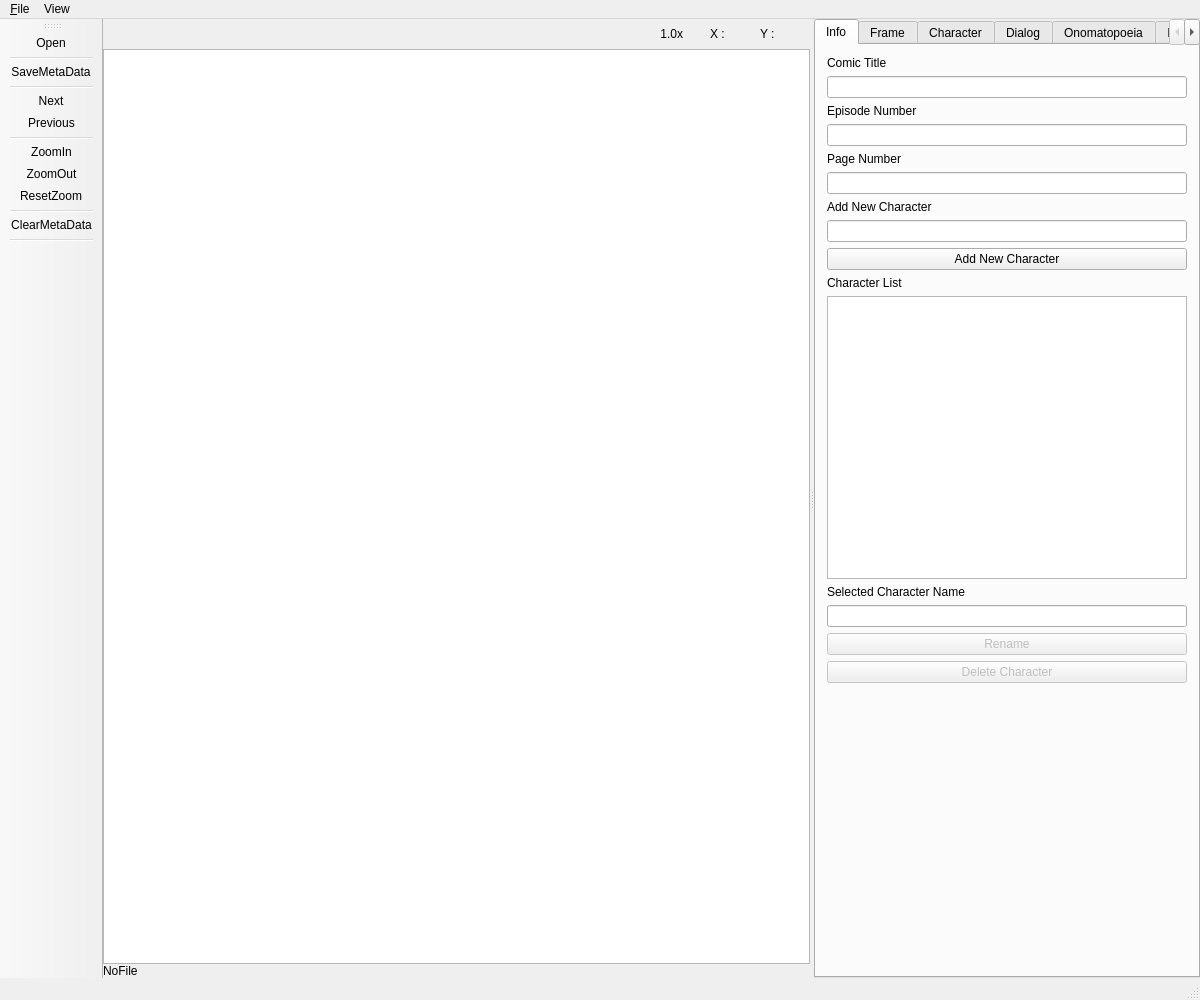
<?xml version="1.0" encoding="UTF-8"?>
<ui version="4.0">
 <class>MainWindow</class>
 <widget class="QMainWindow" name="MainWindow">
  <property name="enabled">
   <bool>true</bool>
  </property>
  <property name="geometry">
   <rect>
    <x>0</x>
    <y>0</y>
    <width>1200</width>
    <height>1000</height>
   </rect>
  </property>
  <property name="windowTitle">
   <string>MainWindow</string>
  </property>
  <widget class="QWidget" name="centralWidget">
   <layout class="QVBoxLayout" name="verticalLayout_2">
    <property name="spacing">
     <number>0</number>
    </property>
    <property name="leftMargin">
     <number>0</number>
    </property>
    <property name="topMargin">
     <number>0</number>
    </property>
    <property name="rightMargin">
     <number>0</number>
    </property>
    <property name="bottomMargin">
     <number>0</number>
    </property>
    <item>
     <widget class="QSplitter" name="splitter">
      <property name="orientation">
       <enum>Qt::Horizontal</enum>
      </property>
      <widget class="QWidget" name="graphicsArea" native="true">
       <layout class="QVBoxLayout" name="verticalLayout">
        <property name="spacing">
         <number>0</number>
        </property>
        <property name="leftMargin">
         <number>0</number>
        </property>
        <property name="topMargin">
         <number>0</number>
        </property>
        <property name="rightMargin">
         <number>0</number>
        </property>
        <property name="bottomMargin">
         <number>0</number>
        </property>
        <item>
         <layout class="QHBoxLayout" name="header">
          <property name="spacing">
           <number>0</number>
          </property>
          <property name="topMargin">
           <number>0</number>
          </property>
          <item>
           <spacer name="horizontalSpacer">
            <property name="orientation">
             <enum>Qt::Horizontal</enum>
            </property>
            <property name="sizeType">
             <enum>QSizePolicy::Expanding</enum>
            </property>
            <property name="sizeHint" stdset="0">
             <size>
              <width>300</width>
              <height>20</height>
             </size>
            </property>
           </spacer>
          </item>
          <item>
           <widget class="QLabel" name="label_ZoomIcon">
            <property name="sizePolicy">
             <sizepolicy hsizetype="Fixed" vsizetype="Fixed">
              <horstretch>0</horstretch>
              <verstretch>0</verstretch>
             </sizepolicy>
            </property>
            <property name="minimumSize">
             <size>
              <width>30</width>
              <height>30</height>
             </size>
            </property>
            <property name="maximumSize">
             <size>
              <width>30</width>
              <height>30</height>
             </size>
            </property>
            <property name="text">
             <string/>
            </property>
            <property name="pixmap">
             <pixmap resource="Icon.qrc">:/icons/icon/Glass.png</pixmap>
            </property>
            <property name="scaledContents">
             <bool>true</bool>
            </property>
           </widget>
          </item>
          <item>
           <widget class="QLabel" name="label_ZoomRatio">
            <property name="sizePolicy">
             <sizepolicy hsizetype="Fixed" vsizetype="Preferred">
              <horstretch>0</horstretch>
              <verstretch>0</verstretch>
             </sizepolicy>
            </property>
            <property name="minimumSize">
             <size>
              <width>60</width>
              <height>0</height>
             </size>
            </property>
            <property name="text">
             <string>1.0x</string>
            </property>
            <property name="alignment">
             <set>Qt::AlignRight|Qt::AlignTrailing|Qt::AlignVCenter</set>
            </property>
           </widget>
          </item>
          <item>
           <spacer name="horizontalSpacer_2">
            <property name="orientation">
             <enum>Qt::Horizontal</enum>
            </property>
            <property name="sizeType">
             <enum>QSizePolicy::Fixed</enum>
            </property>
            <property name="sizeHint" stdset="0">
             <size>
              <width>20</width>
              <height>20</height>
             </size>
            </property>
           </spacer>
          </item>
          <item>
           <widget class="QLabel" name="label_MouseIcon">
            <property name="sizePolicy">
             <sizepolicy hsizetype="Fixed" vsizetype="Fixed">
              <horstretch>0</horstretch>
              <verstretch>0</verstretch>
             </sizepolicy>
            </property>
            <property name="maximumSize">
             <size>
              <width>30</width>
              <height>30</height>
             </size>
            </property>
            <property name="text">
             <string/>
            </property>
            <property name="pixmap">
             <pixmap resource="Icon.qrc">:/icons/icon/Mouse.png</pixmap>
            </property>
            <property name="scaledContents">
             <bool>true</bool>
            </property>
           </widget>
          </item>
          <item>
           <widget class="QLabel" name="label_MouseX">
            <property name="sizePolicy">
             <sizepolicy hsizetype="Fixed" vsizetype="Preferred">
              <horstretch>0</horstretch>
              <verstretch>0</verstretch>
             </sizepolicy>
            </property>
            <property name="minimumSize">
             <size>
              <width>50</width>
              <height>0</height>
             </size>
            </property>
            <property name="text">
             <string>X :</string>
            </property>
           </widget>
          </item>
          <item>
           <widget class="QLabel" name="label_MouseY">
            <property name="sizePolicy">
             <sizepolicy hsizetype="Fixed" vsizetype="Preferred">
              <horstretch>0</horstretch>
              <verstretch>0</verstretch>
             </sizepolicy>
            </property>
            <property name="minimumSize">
             <size>
              <width>50</width>
              <height>0</height>
             </size>
            </property>
            <property name="text">
             <string>Y : </string>
            </property>
           </widget>
          </item>
         </layout>
        </item>
        <item>
         <widget class="FunctionalGraphicsView" name="graphicsView">
          <property name="sizePolicy">
           <sizepolicy hsizetype="Expanding" vsizetype="Expanding">
            <horstretch>0</horstretch>
            <verstretch>0</verstretch>
           </sizepolicy>
          </property>
          <property name="minimumSize">
           <size>
            <width>0</width>
            <height>0</height>
           </size>
          </property>
          <property name="transformationAnchor">
           <enum>QGraphicsView::NoAnchor</enum>
          </property>
          <property name="resizeAnchor">
           <enum>QGraphicsView::AnchorUnderMouse</enum>
          </property>
         </widget>
        </item>
        <item>
         <layout class="QHBoxLayout" name="footer">
          <property name="spacing">
           <number>0</number>
          </property>
          <property name="topMargin">
           <number>0</number>
          </property>
          <item>
           <widget class="QLabel" name="label_FileName">
            <property name="text">
             <string>NoFile</string>
            </property>
            <property name="wordWrap">
             <bool>false</bool>
            </property>
            <property name="textInteractionFlags">
             <set>Qt::LinksAccessibleByMouse|Qt::TextSelectableByKeyboard|Qt::TextSelectableByMouse</set>
            </property>
           </widget>
          </item>
         </layout>
        </item>
       </layout>
      </widget>
      <widget class="QTabWidget" name="functionTab">
       <property name="enabled">
        <bool>true</bool>
       </property>
       <property name="sizePolicy">
        <sizepolicy hsizetype="Expanding" vsizetype="Expanding">
         <horstretch>0</horstretch>
         <verstretch>0</verstretch>
        </sizepolicy>
       </property>
       <property name="minimumSize">
        <size>
         <width>0</width>
         <height>0</height>
        </size>
       </property>
       <property name="maximumSize">
        <size>
         <width>1000</width>
         <height>16777215</height>
        </size>
       </property>
       <property name="baseSize">
        <size>
         <width>0</width>
         <height>0</height>
        </size>
       </property>
       <property name="currentIndex">
        <number>0</number>
       </property>
       <widget class="QWidget" name="TABViewer">
        <property name="enabled">
         <bool>true</bool>
        </property>
        <attribute name="title">
         <string>Info</string>
        </attribute>
        <layout class="QVBoxLayout" name="verticalLayout_3">
         <item>
          <widget class="QLabel" name="label_12">
           <property name="text">
            <string>Comic Title</string>
           </property>
          </widget>
         </item>
         <item>
          <widget class="QLineEdit" name="Info_ComicTitle_LineEdit"/>
         </item>
         <item>
          <widget class="QLabel" name="label_13">
           <property name="text">
            <string>Episode Number</string>
           </property>
          </widget>
         </item>
         <item>
          <widget class="QLineEdit" name="Info_EpisodeNumber_LineEdit"/>
         </item>
         <item>
          <widget class="QLabel" name="label_18">
           <property name="text">
            <string>Page Number</string>
           </property>
          </widget>
         </item>
         <item>
          <widget class="QLineEdit" name="Info_PageNumber"/>
         </item>
         <item>
          <widget class="QLabel" name="label_20">
           <property name="text">
            <string>Add New Character</string>
           </property>
          </widget>
         </item>
         <item>
          <widget class="QLineEdit" name="Info_NewCharacterName_LineEdit"/>
         </item>
         <item>
          <widget class="QPushButton" name="AddNewCharacter_PushButton">
           <property name="text">
            <string>Add New Character</string>
           </property>
          </widget>
         </item>
         <item>
          <widget class="QLabel" name="label_19">
           <property name="text">
            <string>Character List</string>
           </property>
          </widget>
         </item>
         <item>
          <widget class="QListWidget" name="Info_CharacterListWidget"/>
         </item>
         <item>
          <widget class="QLabel" name="label_21">
           <property name="text">
            <string>Selected Character Name</string>
           </property>
          </widget>
         </item>
         <item>
          <widget class="QLineEdit" name="Info_SelectedCharacterName"/>
         </item>
         <item>
          <widget class="QPushButton" name="Info_SelectedCharacterRename">
           <property name="enabled">
            <bool>false</bool>
           </property>
           <property name="text">
            <string>Rename</string>
           </property>
          </widget>
         </item>
         <item>
          <widget class="QPushButton" name="Info_SelectedCharacterDelete">
           <property name="enabled">
            <bool>false</bool>
           </property>
           <property name="text">
            <string>Delete Character</string>
           </property>
          </widget>
         </item>
         <item>
          <spacer name="verticalSpacer_2">
           <property name="orientation">
            <enum>Qt::Vertical</enum>
           </property>
           <property name="sizeHint" stdset="0">
            <size>
             <width>20</width>
             <height>40</height>
            </size>
           </property>
          </spacer>
         </item>
        </layout>
       </widget>
       <widget class="QWidget" name="TABFrame">
        <attribute name="title">
         <string>Frame</string>
        </attribute>
        <layout class="QVBoxLayout" name="verticalLayout_4">
         <item>
          <widget class="QPushButton" name="AddFrame_Rect">
           <property name="text">
            <string>Add Frame(Rect)</string>
           </property>
          </widget>
         </item>
         <item>
          <layout class="QHBoxLayout" name="horizontalLayout">
           <item>
            <widget class="QPushButton" name="SetOrder_Frame">
             <property name="text">
              <string>Set Order</string>
             </property>
            </widget>
           </item>
           <item>
            <widget class="QPushButton" name="ShowOrder_Frame">
             <property name="text">
              <string>Show Order</string>
             </property>
            </widget>
           </item>
          </layout>
         </item>
         <item>
          <widget class="QPushButton" name="Select_Frame">
           <property name="text">
            <string>Select Item</string>
           </property>
          </widget>
         </item>
         <item>
          <widget class="QLabel" name="label_7">
           <property name="text">
            <string>Frame List</string>
           </property>
          </widget>
         </item>
         <item>
          <widget class="QListWidget" name="listWidget_Frame">
           <property name="maximumSize">
            <size>
             <width>16777215</width>
             <height>250</height>
            </size>
           </property>
          </widget>
         </item>
         <item>
          <widget class="QPushButton" name="Delete_Frame">
           <property name="enabled">
            <bool>false</bool>
           </property>
           <property name="text">
            <string>Delete</string>
           </property>
          </widget>
         </item>
         <item>
          <widget class="QCheckBox" name="Frame_SceneChange_CheckBox">
           <property name="text">
            <string>Scene Change</string>
           </property>
          </widget>
         </item>
         <item>
          <widget class="QLabel" name="label_22">
           <property name="text">
            <string>MangaPath</string>
           </property>
          </widget>
         </item>
         <item>
          <widget class="QLineEdit" name="Frame_MangaPath">
           <property name="enabled">
            <bool>false</bool>
           </property>
          </widget>
         </item>
         <item>
          <spacer name="verticalSpacer_3">
           <property name="orientation">
            <enum>Qt::Vertical</enum>
           </property>
           <property name="sizeHint" stdset="0">
            <size>
             <width>20</width>
             <height>40</height>
            </size>
           </property>
          </spacer>
         </item>
        </layout>
       </widget>
       <widget class="QWidget" name="TABCharacter">
        <attribute name="title">
         <string>Character</string>
        </attribute>
        <layout class="QVBoxLayout" name="verticalLayout_5">
         <item>
          <widget class="QPushButton" name="AddCharacter_Rect">
           <property name="text">
            <string>AddCharacter(Rect)</string>
           </property>
          </widget>
         </item>
         <item>
          <layout class="QHBoxLayout" name="horizontalLayout_2">
           <item>
            <widget class="QPushButton" name="SetOrder_Character">
             <property name="enabled">
              <bool>false</bool>
             </property>
             <property name="text">
              <string>Set Order</string>
             </property>
            </widget>
           </item>
           <item>
            <widget class="QPushButton" name="ShowOrder_Character">
             <property name="enabled">
              <bool>false</bool>
             </property>
             <property name="text">
              <string>Show Order</string>
             </property>
            </widget>
           </item>
          </layout>
         </item>
         <item>
          <widget class="QPushButton" name="Select_Character">
           <property name="text">
            <string>Select Item</string>
           </property>
          </widget>
         </item>
         <item>
          <widget class="QLabel" name="label_6">
           <property name="text">
            <string>Character List</string>
           </property>
          </widget>
         </item>
         <item>
          <widget class="QListWidget" name="ListWidget_Character">
           <property name="maximumSize">
            <size>
             <width>16777215</width>
             <height>250</height>
            </size>
           </property>
           <property name="sortingEnabled">
            <bool>false</bool>
           </property>
          </widget>
         </item>
         <item>
          <widget class="QPushButton" name="Character_DeleteButton">
           <property name="enabled">
            <bool>false</bool>
           </property>
           <property name="text">
            <string>Delete</string>
           </property>
          </widget>
         </item>
         <item>
          <widget class="QLabel" name="label_11">
           <property name="enabled">
            <bool>false</bool>
           </property>
           <property name="text">
            <string>Frame (機能追加予定)</string>
           </property>
          </widget>
         </item>
         <item>
          <widget class="QComboBox" name="Character_FrameComboBox">
           <property name="enabled">
            <bool>false</bool>
           </property>
          </widget>
         </item>
         <item>
          <widget class="QPushButton" name="Character_SelectFrame">
           <property name="enabled">
            <bool>false</bool>
           </property>
           <property name="text">
            <string>Select Frame (機能追加予定)</string>
           </property>
          </widget>
         </item>
         <item>
          <widget class="QLabel" name="label_10">
           <property name="enabled">
            <bool>false</bool>
           </property>
           <property name="text">
            <string>Character ID</string>
           </property>
          </widget>
         </item>
         <item>
          <widget class="QComboBox" name="Character_ComboBox">
           <property name="enabled">
            <bool>false</bool>
           </property>
          </widget>
         </item>
         <item>
          <widget class="QLabel" name="label_23">
           <property name="text">
            <string>MangaPath</string>
           </property>
          </widget>
         </item>
         <item>
          <widget class="QLineEdit" name="Character_MangaPath">
           <property name="enabled">
            <bool>false</bool>
           </property>
          </widget>
         </item>
         <item>
          <spacer name="verticalSpacer">
           <property name="orientation">
            <enum>Qt::Vertical</enum>
           </property>
           <property name="sizeHint" stdset="0">
            <size>
             <width>20</width>
             <height>40</height>
            </size>
           </property>
          </spacer>
         </item>
        </layout>
       </widget>
       <widget class="QWidget" name="TABDialog">
        <attribute name="title">
         <string>Dialog</string>
        </attribute>
        <layout class="QVBoxLayout" name="verticalLayout_7">
         <item>
          <widget class="QPushButton" name="AddDialog_Rect">
           <property name="text">
            <string>AddDialog(Rect)</string>
           </property>
          </widget>
         </item>
         <item>
          <layout class="QHBoxLayout" name="horizontalLayout_3">
           <item>
            <widget class="QPushButton" name="SetOrder_Dialog">
             <property name="enabled">
              <bool>false</bool>
             </property>
             <property name="text">
              <string>Set Order</string>
             </property>
            </widget>
           </item>
           <item>
            <widget class="QPushButton" name="ShowOrder_Dialog">
             <property name="enabled">
              <bool>false</bool>
             </property>
             <property name="text">
              <string>Show Order</string>
             </property>
            </widget>
           </item>
          </layout>
         </item>
         <item>
          <widget class="QPushButton" name="Select_Dialog">
           <property name="text">
            <string>Select Item</string>
           </property>
          </widget>
         </item>
         <item>
          <widget class="QLabel" name="label_5">
           <property name="text">
            <string>Dialog List</string>
           </property>
          </widget>
         </item>
         <item>
          <widget class="QListWidget" name="ListWidget_Dialog"/>
         </item>
         <item>
          <widget class="QPushButton" name="Dialog_DeleteButton">
           <property name="text">
            <string>Delete</string>
           </property>
          </widget>
         </item>
         <item>
          <widget class="QLabel" name="label_2">
           <property name="text">
            <string>Text</string>
           </property>
          </widget>
         </item>
         <item>
          <widget class="QTextEdit" name="TextEdit_Dialog"/>
         </item>
         <item>
          <widget class="QLabel" name="label_14">
           <property name="text">
            <string>Frame</string>
           </property>
          </widget>
         </item>
         <item>
          <widget class="QComboBox" name="Dialog_FrameComboBox">
           <property name="enabled">
            <bool>false</bool>
           </property>
          </widget>
         </item>
         <item>
          <widget class="QPushButton" name="Dialog_SelectFrame">
           <property name="enabled">
            <bool>false</bool>
           </property>
           <property name="text">
            <string>Select Frame (機能追加予定)</string>
           </property>
          </widget>
         </item>
         <item>
          <layout class="QVBoxLayout" name="verticalLayout_6">
           <item>
            <widget class="QLabel" name="label_3">
             <property name="enabled">
              <bool>false</bool>
             </property>
             <property name="text">
              <string>Type</string>
             </property>
            </widget>
           </item>
           <item>
            <layout class="QHBoxLayout" name="horizontalLayout_4">
             <item>
              <widget class="QRadioButton" name="DialogType_Dialog">
               <property name="enabled">
                <bool>false</bool>
               </property>
               <property name="text">
                <string>Dialog</string>
               </property>
              </widget>
             </item>
             <item>
              <widget class="QRadioButton" name="DialogType_Narration">
               <property name="enabled">
                <bool>false</bool>
               </property>
               <property name="text">
                <string>Narration</string>
               </property>
              </widget>
             </item>
            </layout>
           </item>
          </layout>
         </item>
         <item>
          <widget class="QLabel" name="label_4">
           <property name="enabled">
            <bool>false</bool>
           </property>
           <property name="text">
            <string>Speaker</string>
           </property>
          </widget>
         </item>
         <item>
          <widget class="QComboBox" name="Dialog_SpeakerComboBox">
           <property name="enabled">
            <bool>false</bool>
           </property>
          </widget>
         </item>
         <item>
          <widget class="QLabel" name="label_24">
           <property name="text">
            <string>MangaPath</string>
           </property>
          </widget>
         </item>
         <item>
          <widget class="QLineEdit" name="Dialog_MangaPath">
           <property name="enabled">
            <bool>false</bool>
           </property>
          </widget>
         </item>
         <item>
          <spacer name="verticalSpacer_4">
           <property name="orientation">
            <enum>Qt::Vertical</enum>
           </property>
           <property name="sizeHint" stdset="0">
            <size>
             <width>20</width>
             <height>40</height>
            </size>
           </property>
          </spacer>
         </item>
        </layout>
       </widget>
       <widget class="QWidget" name="TABOnomatopoeia">
        <attribute name="title">
         <string>Onomatopoeia</string>
        </attribute>
        <layout class="QVBoxLayout" name="verticalLayout_8">
         <item>
          <widget class="QPushButton" name="AddOnomatopoeia_Rect">
           <property name="text">
            <string>AddOnomatopoeia(Rect)</string>
           </property>
          </widget>
         </item>
         <item>
          <layout class="QHBoxLayout" name="horizontalLayout_5">
           <item>
            <widget class="QPushButton" name="SetOrder_Onomatopoeia">
             <property name="enabled">
              <bool>false</bool>
             </property>
             <property name="text">
              <string>Set Order</string>
             </property>
            </widget>
           </item>
           <item>
            <widget class="QPushButton" name="ShowOrder_Onomatopoeia">
             <property name="enabled">
              <bool>false</bool>
             </property>
             <property name="text">
              <string>Show Order</string>
             </property>
            </widget>
           </item>
          </layout>
         </item>
         <item>
          <widget class="QPushButton" name="Select_Onomatopoeia">
           <property name="text">
            <string>Select Item</string>
           </property>
          </widget>
         </item>
         <item>
          <widget class="QLabel" name="label_8">
           <property name="text">
            <string>Onomatopoeia List</string>
           </property>
          </widget>
         </item>
         <item>
          <widget class="QListWidget" name="ListWidget_Onomatopoeia"/>
         </item>
         <item>
          <widget class="QPushButton" name="Onomatopoeia_DeleteButton">
           <property name="text">
            <string>Delete</string>
           </property>
          </widget>
         </item>
         <item>
          <widget class="QLabel" name="label_9">
           <property name="text">
            <string>Text</string>
           </property>
          </widget>
         </item>
         <item>
          <widget class="QTextEdit" name="TextEdit_Onomatopoeia"/>
         </item>
         <item>
          <widget class="QLabel" name="label_15">
           <property name="text">
            <string>Frame</string>
           </property>
          </widget>
         </item>
         <item>
          <widget class="QComboBox" name="Onomatopoeia_FrameComboBox"/>
         </item>
         <item>
          <widget class="QPushButton" name="Onomatopoeia_SelectFrame">
           <property name="enabled">
            <bool>false</bool>
           </property>
           <property name="text">
            <string>Select Frame (機能追加予定)</string>
           </property>
          </widget>
         </item>
         <item>
          <widget class="QLabel" name="label_25">
           <property name="text">
            <string>MangaPath</string>
           </property>
          </widget>
         </item>
         <item>
          <widget class="QLineEdit" name="Onomatopoeia_MangaPath">
           <property name="enabled">
            <bool>false</bool>
           </property>
          </widget>
         </item>
         <item>
          <spacer name="verticalSpacer_5">
           <property name="orientation">
            <enum>Qt::Vertical</enum>
           </property>
           <property name="sizeHint" stdset="0">
            <size>
             <width>20</width>
             <height>40</height>
            </size>
           </property>
          </spacer>
         </item>
        </layout>
       </widget>
       <widget class="QWidget" name="TABUserDefined">
        <attribute name="title">
         <string>Item</string>
        </attribute>
        <layout class="QVBoxLayout" name="verticalLayout_9">
         <item>
          <widget class="QPushButton" name="AddItem_Rect">
           <property name="text">
            <string>Add Item</string>
           </property>
          </widget>
         </item>
         <item>
          <layout class="QHBoxLayout" name="horizontalLayout_6">
           <item>
            <widget class="QPushButton" name="Item_SetOrder">
             <property name="enabled">
              <bool>false</bool>
             </property>
             <property name="text">
              <string>Set Order</string>
             </property>
            </widget>
           </item>
           <item>
            <widget class="QPushButton" name="Item_ShowOrder">
             <property name="enabled">
              <bool>false</bool>
             </property>
             <property name="text">
              <string>Show Order</string>
             </property>
            </widget>
           </item>
          </layout>
         </item>
         <item>
          <widget class="QPushButton" name="SelectItem">
           <property name="text">
            <string>Select Item</string>
           </property>
          </widget>
         </item>
         <item>
          <widget class="QLabel" name="label_27">
           <property name="text">
            <string>Item List</string>
           </property>
          </widget>
         </item>
         <item>
          <widget class="QListWidget" name="ListWidget_CItem"/>
         </item>
         <item>
          <widget class="QPushButton" name="Item_DelereButton">
           <property name="text">
            <string>Delete</string>
           </property>
          </widget>
         </item>
         <item>
          <widget class="QLabel" name="label_16">
           <property name="text">
            <string>Class</string>
           </property>
          </widget>
         </item>
         <item>
          <widget class="QLineEdit" name="Item_Class_LineEdit">
           <property name="enabled">
            <bool>false</bool>
           </property>
          </widget>
         </item>
         <item>
          <widget class="QLabel" name="label">
           <property name="text">
            <string>Description</string>
           </property>
          </widget>
         </item>
         <item>
          <widget class="QTextEdit" name="TextEdit_CItem">
           <property name="enabled">
            <bool>false</bool>
           </property>
          </widget>
         </item>
         <item>
          <widget class="QLabel" name="label_17">
           <property name="text">
            <string>Frame</string>
           </property>
          </widget>
         </item>
         <item>
          <widget class="QComboBox" name="Item_FrameComboBox">
           <property name="enabled">
            <bool>false</bool>
           </property>
          </widget>
         </item>
         <item>
          <widget class="QPushButton" name="Item_SelectFrame">
           <property name="enabled">
            <bool>false</bool>
           </property>
           <property name="text">
            <string>Select Frame (機能追加予定)</string>
           </property>
          </widget>
         </item>
         <item>
          <widget class="QLabel" name="label_26">
           <property name="text">
            <string>MangaPath</string>
           </property>
          </widget>
         </item>
         <item>
          <widget class="QLineEdit" name="Item_MangaPath">
           <property name="enabled">
            <bool>false</bool>
           </property>
          </widget>
         </item>
         <item>
          <spacer name="verticalSpacer_6">
           <property name="orientation">
            <enum>Qt::Vertical</enum>
           </property>
           <property name="sizeHint" stdset="0">
            <size>
             <width>20</width>
             <height>40</height>
            </size>
           </property>
          </spacer>
         </item>
        </layout>
       </widget>
      </widget>
     </widget>
    </item>
   </layout>
  </widget>
  <widget class="QMenuBar" name="menuBar">
   <property name="geometry">
    <rect>
     <x>0</x>
     <y>0</y>
     <width>1200</width>
     <height>21</height>
    </rect>
   </property>
   <widget class="QMenu" name="menuFile">
    <property name="title">
     <string>&amp;File</string>
    </property>
    <addaction name="actionOpen"/>
    <addaction name="separator"/>
    <addaction name="actionNext"/>
    <addaction name="actionPrevious"/>
    <addaction name="separator"/>
    <addaction name="actionClearMetaData"/>
    <addaction name="actionSaveMetaData"/>
   </widget>
   <widget class="QMenu" name="menuView">
    <property name="title">
     <string>View</string>
    </property>
    <addaction name="actionZoomIn"/>
    <addaction name="actionZoomOut"/>
    <addaction name="actionResetZoom"/>
    <addaction name="separator"/>
   </widget>
   <addaction name="menuFile"/>
   <addaction name="menuView"/>
  </widget>
  <widget class="QToolBar" name="mainToolBar">
   <attribute name="toolBarArea">
    <enum>LeftToolBarArea</enum>
   </attribute>
   <attribute name="toolBarBreak">
    <bool>false</bool>
   </attribute>
   <addaction name="actionOpen"/>
   <addaction name="separator"/>
   <addaction name="actionSaveMetaData"/>
   <addaction name="separator"/>
   <addaction name="actionNext"/>
   <addaction name="actionPrevious"/>
   <addaction name="separator"/>
   <addaction name="actionZoomIn"/>
   <addaction name="actionZoomOut"/>
   <addaction name="actionResetZoom"/>
   <addaction name="separator"/>
   <addaction name="actionClearMetaData"/>
   <addaction name="separator"/>
  </widget>
  <widget class="QStatusBar" name="statusBar"/>
  <action name="actionOpen">
   <property name="icon">
    <iconset>
     <normalon>:/icons/icon/OpenFolder.png</normalon>
    </iconset>
   </property>
   <property name="text">
    <string>Open</string>
   </property>
  </action>
  <action name="actionNext">
   <property name="icon">
    <iconset resource="Icon.qrc">
     <normaloff>:/icons/icon/LeftArrow.png</normaloff>:/icons/icon/LeftArrow.png</iconset>
   </property>
   <property name="text">
    <string>Next</string>
   </property>
  </action>
  <action name="actionPrevious">
   <property name="icon">
    <iconset resource="Icon.qrc">
     <normaloff>:/icons/icon/RightArrow.png</normaloff>:/icons/icon/RightArrow.png</iconset>
   </property>
   <property name="text">
    <string>Previous</string>
   </property>
  </action>
  <action name="actionClearMetaData">
   <property name="icon">
    <iconset resource="Icon.qrc">
     <normaloff>:/icons/icon/Document.png</normaloff>
     <normalon>:/icons/icon/078500-blue-jelly-icon-business-document.png</normalon>:/icons/icon/Document.png</iconset>
   </property>
   <property name="text">
    <string>ClearMetaData</string>
   </property>
   <property name="toolTip">
    <string>ClearMetaData</string>
   </property>
  </action>
  <action name="actionSaveMetaData">
   <property name="icon">
    <iconset>
     <normalon>:/icons/icon/Save.png</normalon>
    </iconset>
   </property>
   <property name="text">
    <string>SaveMetaData</string>
   </property>
  </action>
  <action name="actionZoomIn">
   <property name="icon">
    <iconset>
     <normalon>:/icons/icon/ZoomIn.png</normalon>
    </iconset>
   </property>
   <property name="text">
    <string>ZoomIn</string>
   </property>
  </action>
  <action name="actionZoomOut">
   <property name="icon">
    <iconset>
     <normalon>:/icons/icon/ZoomOut.png</normalon>
    </iconset>
   </property>
   <property name="text">
    <string>ZoomOut</string>
   </property>
  </action>
  <action name="actionResetZoom">
   <property name="icon">
    <iconset>
     <normalon>:/icons/icon/ResetZoom.png</normalon>
    </iconset>
   </property>
   <property name="text">
    <string>ResetZoom</string>
   </property>
   <property name="toolTip">
    <string>ResetZoom</string>
   </property>
  </action>
 </widget>
 <layoutdefault spacing="6" margin="11"/>
 <customwidgets>
  <customwidget>
   <class>FunctionalGraphicsView</class>
   <extends>QGraphicsView</extends>
   <header>FunctionalGraphicsView.h</header>
  </customwidget>
 </customwidgets>
 <resources>
  <include location="Icon.qrc"/>
 </resources>
 <connections/>
</ui>
